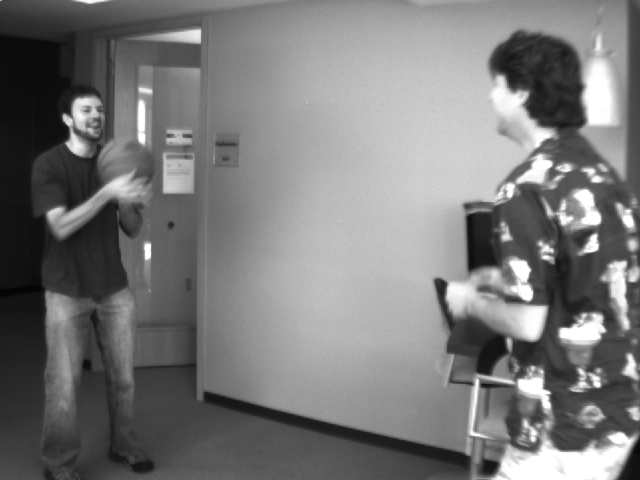
#> input picture Inputs/frame1.png, 640 x 480 px, found by its file name; its folder holds only this picture in this run
$ jupyter execute --allow-errors Lucas_Kanade.ipynb   (shell and % lines are left out)
#> lines starting #> are read from the running program, lines starting #| are printed output that depends on the picture
[cell 1]
# import required packages
import numpy as np
import matplotlib.pyplot as plt
import matplotlib.image as mpimg
from scipy import signal
import os
import cv2

[cell 2]
# read original images. Note that the images should be in a folder called "Inputs" in the current working directory
cwd = os.getcwd() + '\\Inputs\\'

frames = []
for image in os.listdir(cwd):
    path = cwd + image
    img = cv2.imread(path)
#> img is the input picture: shape (480, 640, 3); min 3, max 255, mean 120.4
    frames.append(img)

[cell 3]
# plot all consecutive original frames
fig = plt.figure(figsize=(20, 15))
rows, cols = 1, 8

for i in range(len(frames)):
    fig.add_subplot(rows, cols, i+1)
    plt.imshow(frames[i])
    plt.axis('off')
    plt.title('Frame ' + str(i+1))
#> this loop made 1 pass

[cell 4]
# convert 3D images to 2D images
frames_2d = [img[:,:,0] for img in frames]
#> frames_2d = 1 item

# apply Gaussian filter of size 3x3 to eliminate noise
frames_noiseless = []
for i in range(len(frames_2d)):
    img = cv2.GaussianBlur(frames_2d[i], (3, 3), 0)
    frames_noiseless.append(img)
#> after the loop, frames_noiseless = 1 item

# plot 2D images
fig = plt.figure(figsize=(20, 15))
rows, cols = 1, 8
for i in range(len(frames_noiseless)):
    fig.add_subplot(rows, cols, i+1)
    plt.imshow(frames_noiseless[i])
    plt.axis('off')
    plt.title('Frame ' + str(i+1) + " (2D)")

[cell 5]
# calculate first derivative in X direction using a 2D filter
filter_x = np.transpose(np.array([[-1., -1.], [1., 1.]]) * 0.25)
all_fx = []
for img in frames_noiseless:
    fx = signal.convolve2d(img, filter_x, mode='same')
    all_fx.append(fx)
#> this loop made 1 pass
#> pass 1, `fx = signal.convolve2d(img, filter_x, mode='same')`:
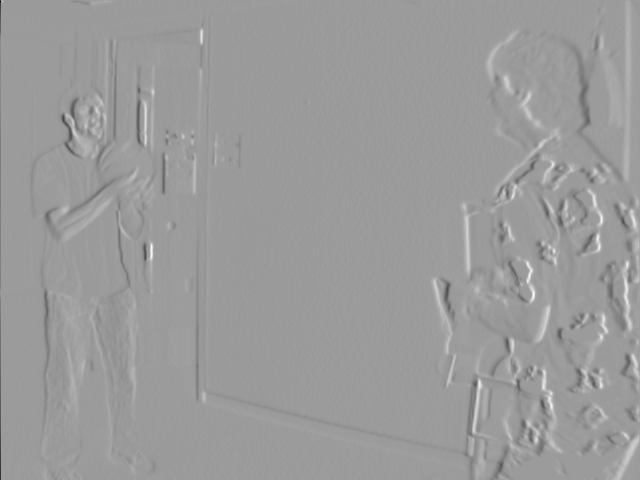
#> fx: shape (480, 640) float64; min -55.25, max 35.25, mean -0.1; drawn with min black and max white
#> after the loop, all_fx = 1 item

# plot the first derivative of each frame along X
fig = plt.figure(figsize=(20, 15))
rows, cols = 1, 8
for i in range(len(all_fx)):
    fig.add_subplot(rows, cols, i+1)
    plt.imshow(all_fx[i], cmap='gray')
    plt.axis('off')
    plt.title('Frame ' + str(i+1))

[cell 6]
# calculate first derivative in Y direction using a 2D filter
filter_y = np.array([[-1., -1.], [1., 1.]]) * 0.25
all_fy = []
for img in frames_noiseless:
    fy = signal.convolve2d(img, filter_y, mode='same')
    all_fy.append(fy)
#> this loop made 1 pass
#> pass 1, `fy = signal.convolve2d(img, filter_y, mode='same')`:
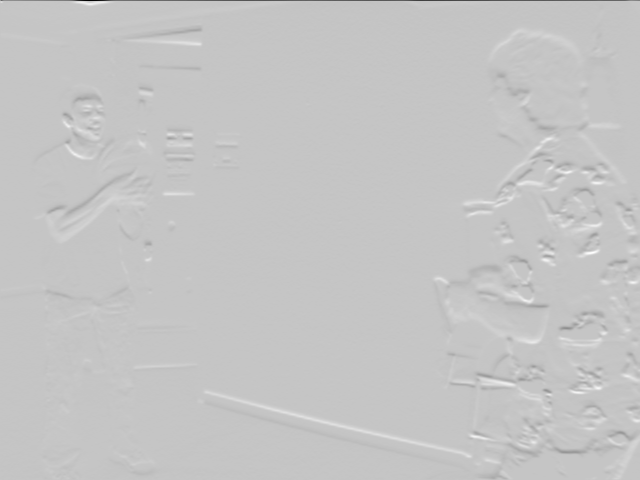
#> fy: shape (480, 640) float64; min -125.8, max 37, mean -0.1; drawn with min black and max white
#> after the loop, all_fy = 1 item

# plot the first derivative of each frame along Y
fig = plt.figure(figsize=(20, 15))
rows, cols = 1, 8
for i in range(len(all_fy)):
    fig.add_subplot(rows, cols, i+1)
    plt.imshow(all_fy[i], cmap='gray')
    plt.axis('off')
    plt.title('Frame ' + str(i+1))

[cell 7]
# calculate first derivative in t direction using a 2D filter
filter_current = np.array([[-1., -1.], [-1., -1.]]) * 0.25
filter_next = np.array([[1., 1.], [1., 1.]]) * 0.25
all_ft = []
for i in range(len(frames_noiseless)-1):
    ft = signal.convolve2d(frames_noiseless[i], filter_current, mode='same') + \
         signal.convolve2d(frames_noiseless[i+1], filter_next, mode='same')
    all_ft.append(ft)
#> this loop made 0 passes
#> after the loop, all_ft = []

# plot the first derivative of each frame along t
fig = plt.figure(figsize=(20, 15))
rows, cols = 1, 7
for i in range(len(all_ft)):
    fig.add_subplot(rows, cols, i+1)
    plt.imshow(all_ft[i], cmap='gray')
    plt.axis('off')
    plt.title('Frame ' + str(i+1) + ' & ' + str(i+2))

[cell 8]
# plot the first derivative of all frames together along X, Y, t
fig = plt.figure(figsize=(20, 15))
rows, cols = 1, 3
fx_sum = sum(all_fx)
fig.add_subplot(rows, cols, 1)
plt.imshow(fx_sum, cmap='gray')
plt.axis('off')
plt.title('Total derivative along x')

fy_sum = sum(all_fy)
fig.add_subplot(rows, cols, 2)
plt.imshow(fy_sum, cmap='gray')
plt.axis('off')
plt.title('Total derivative along y')

ft_sum = sum(all_ft)
#> ft_sum = 0
fig.add_subplot(rows, cols, 3)
plt.axis('off')
plt.title('Total derivative along t')
#> (the rest of this cell did not finish here and is left out)

[cell 9]
# calculate the u and v arrays for a 3 by 3 window centered on each pixel using least square fit
h, w = frames_noiseless[0].shape
#> h = 480; w = 640
t = 0.3
u = np.zeros(frames_noiseless[0].shape)
v = np.zeros(frames_noiseless[0].shape)

# within a window of 3 times 3
#> (the rest of this cell did not finish here and is left out)

[cell 10]
# plot u and v
fig = plt.figure(figsize=(20, 15))
rows, cols = 1, 3
fig.add_subplot(rows, cols, 1)
plt.axis('off')
plt.title('u')
plt.imshow(u, cmap='gray')

fig.add_subplot(rows, cols, 2)
plt.axis('off')
plt.title('v')
plt.imshow(v, cmap='gray')

fig.add_subplot(rows, cols, 3)
plt.axis('off')
plt.title("sqrt(u^2 + v^2)")
plt.imshow(np.sqrt(v**2 + u**2), cmap='gray')
plt.show()
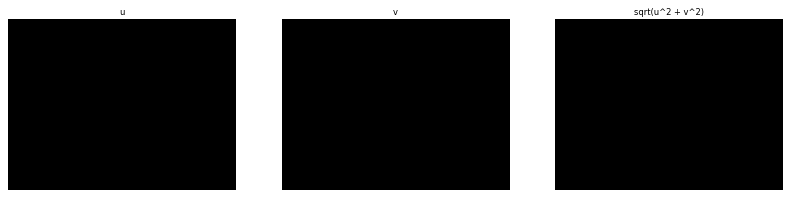
#> figure drawn by matplotlib, 3 panels

[cell 11]
n, m = u.shape
#> n = 480; m = 640

# downsize u and v
u_deci = u[np.ix_(range(0, h, 10), range(0, w, 10))]
v_deci = v[np.ix_(range(0, h, 10), range(0, w, 10))]

# get coordinate for u and v in the original frame
[X,Y] = np.meshgrid(np.arange(w, dtype = 'float64'), np.arange(h, dtype = 'float64'))
X_deci = X[np.ix_(range(0, h, 10), range(0, w, 10))]
Y_deci = Y[np.ix_(range(0, h, 10), range(0, w, 10))]

# plot optical flow field
plt.figure(figsize=(15, 10))
plt.title('Vector Plot of Dense Optical Flow')
#> (the rest of this cell did not finish here and is left out)
